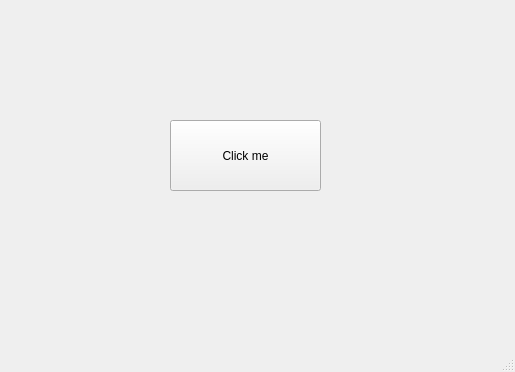
<?xml version="1.0" encoding="UTF-8"?>
<ui version="4.0">
 <class>MainWindow</class>
 <widget class="QMainWindow" name="MainWindow">
  <property name="geometry">
   <rect>
    <x>0</x>
    <y>0</y>
    <width>515</width>
    <height>372</height>
   </rect>
  </property>
  <property name="windowTitle">
   <string>MainWindow</string>
  </property>
  <widget class="QWidget" name="centralwidget">
   <widget class="QPushButton" name="rightClickButton">
    <property name="geometry">
     <rect>
      <x>170</x>
      <y>120</y>
      <width>151</width>
      <height>71</height>
     </rect>
    </property>
    <property name="text">
     <string>Click me</string>
    </property>
   </widget>
  </widget>
  <widget class="QMenuBar" name="menubar">
   <property name="geometry">
    <rect>
     <x>0</x>
     <y>0</y>
     <width>515</width>
     <height>26</height>
    </rect>
   </property>
  </widget>
  <widget class="QStatusBar" name="statusbar"/>
 </widget>
 <resources/>
 <connections/>
</ui>
